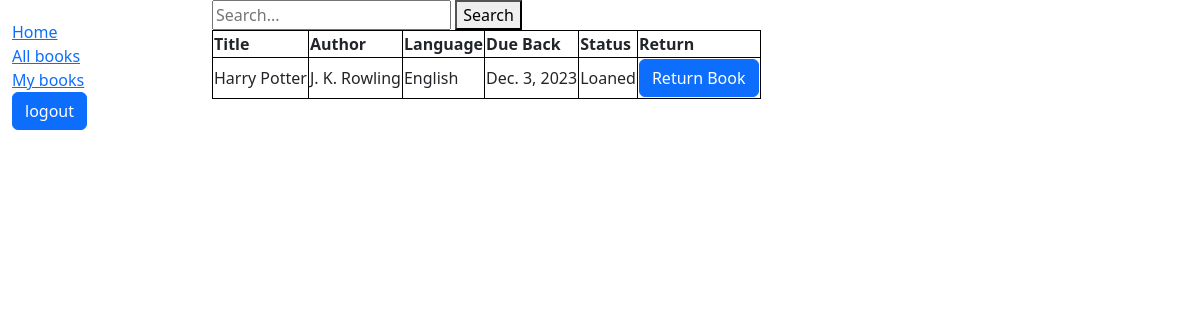
Page /catalog/my_books/ (signed in) on the committed database.
### catalog/models.py (models this page shows, shortened)
class BookInstance(models.Model):
    id = models.UUIDField(primary_key=True, default=uuid.uuid4)
    book = models.ForeignKey('Book', on_delete=models.RESTRICT, null=True)
    borrower = models.ForeignKey(User, on_delete=models.RESTRICT, null=True, blank=True)
    language = models.ForeignKey( 'Language', on_delete=models.SET_NULL, null=True)
    due_back = models.DateField(null=True, blank=True)
    LOAN_STATUS = (
        ('u', 'Unavailbable'),
        ('o', 'Loaned'),
        ('a', 'Available'),
    )
    status = models.CharField(
        max_length=1,
        choices=LOAN_STATUS,
        blank=True,
        default='u',
        help_text='Book availability',
    )
    class Meta:
        ordering = ['due_back']

class Book(models.Model) :
    title=models.CharField(max_length=200)
    author=models.CharField(max_length=200)

class Language(models.Model):
    name = models.CharField(max_length=200)
    english_name = models.CharField(max_length=200)
    class Meta:
        ordering = ['english_name']

### catalog/views.py (the view)
# urls.py: path('my_books/', views.my_books, name='my_books'),
@login_required
@permission_required('catalog.user_verified',  login_url='not_verified')
def my_books(request):
    query = request.GET.get('q', '')
    book_instances = BookInstance.objects.filter(
        Q(book__title__icontains=query) |
        Q(book__author__icontains=query) |
        Q(language__english_name__icontains=query) |
        Q(language__name__icontains=query),
        borrower=request.user,
    )
    context = {
        'book_instances': book_instances,
        'query': query
    }
    return render(request, 'my_books.html', context=context)

### catalog/templates/my_books.html (shortened to what this page needs)
<!DOCTYPE html>
<html lang="en">
<head>
    <link href="https://cdn.jsdelivr.net/npm/bootstrap@5.3.2/dist/css/bootstrap.min.css" rel="stylesheet"
>
    {% load static %}
    <link rel="stylesheet" href="{% static 'css/styles.css' %}" />
</head>
<body>
    <div class="container-fluid">
        <div class="row">
            <div class="col-sm-2">
                {% block sidebar %}
                <ul class="sidebar-nav">
                    <li><a href="{% url 'index' %}">Home</a></li>
                    <li><a href="{% url 'books' %}">All books</a></li>
                    <li><a href="{% url 'my_books' %}">My books</a></li>
                    <form method="post" action="{% url 'logout' %}">
                        <input class="btn btn-primary" type="submit" value="logout">
                    </form>
                </ul>
                {% endblock %}
            </div>
            <div class="col-sm-10 ">{% block content %}
                <form method="get" action="{% url 'books' %}">
                    <input type="text" name="q" value="{{ query }}" placeholder="Search...">
                    <button type="submit">Search</button>
                </form>
                <table border="1">
                    <thead>
                        <tr>
                            <th>Title</th>
                            <th>Author</th>
                            <th>Language</th>
                            <th>Due Back</th>
                            <th>Status</th>
                            <th>Return</th>
                        </tr>
                    </thead>
                    <tbody>
                        {% for instance in book_instances %}
                        <tr>
                            <td>{{ instance.book.title }}</td>
                            <td>{{ instance.book.author }}</td>
                            <td>{{ instance.language.name }}</td>
                            <td>{{ instance.due_back }}</td>
                            <td>{{ instance.get_status_display }}</td>
                            <td>
                                <form method="post" action="{% url 'return_book' instance.id %}">
                                    <input class="btn btn-primary" type="submit" value="Return Book">
                                </form>
                            </td>
                        </tr>
                        {% endfor %}
                    </tbody>
                </table>
                {% endblock %}
            </div>
        </div>
    </div>
</body>
</html>

### catalog/static/css/styles.css (style rules this page uses)
.sidebar-nav { margin-top: 20px; padding: 0; list-style: none; }

### catalog/templates/my_books.html (style rules this page uses)
table, th, td { border: 1px solid black; }

### rows in the picture
BookInstance: book "Harry Potter", book.author "J. K. Rowling", language.name "English", due_back "Dec. 3, 2023", status "Loaned"
